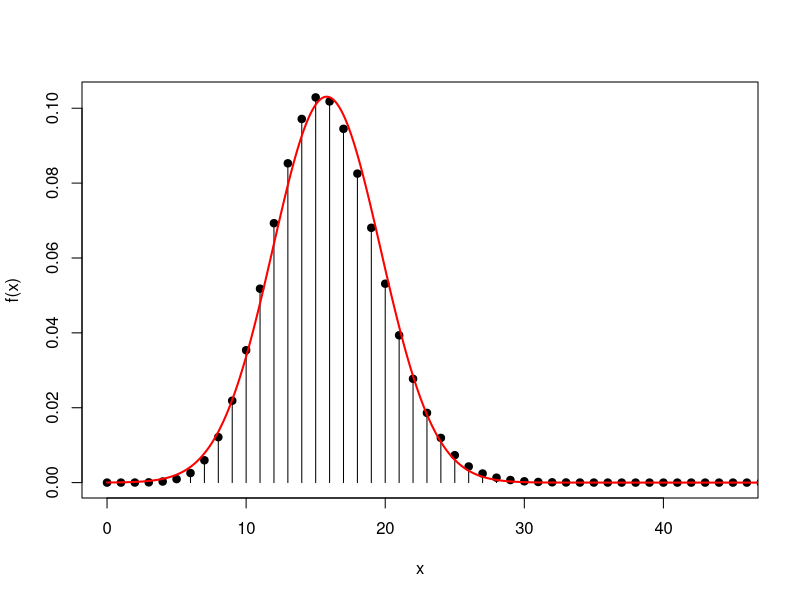

Write the R code that produced this figure.
## ---- chunk 1
# R code
1 - pbinom(21, size=300, prob=2/38)
## ---- chunk 2
# R
1 - pnorm(22, mean=300 * 2/38, sd=sqrt(300 * 2/38 * (1 - 2/38)))
## ---- chunk 3
plot(0:50, dbinom(0:50, 300, 2/38), pch=19, xlab="x", ylab="f(x)", xlim=c(0, 45))
for(x in 0:50) {
  lines(c(x, x), c(0, dbinom(x, 300, 2/38)))
}

x <- seq(0, 50, by=.1)
lines(x, dnorm(x, mean=15.79, sd=3.87), col="red", lwd=2)
## ---- chunk 4
        # R code
        n <- 10
        replicate(9999,
                  mean(sample(c(35, rep(-1, 37)), size=n, replace=TRUE)))
        # You can use hist() to make a histogram of these results.
